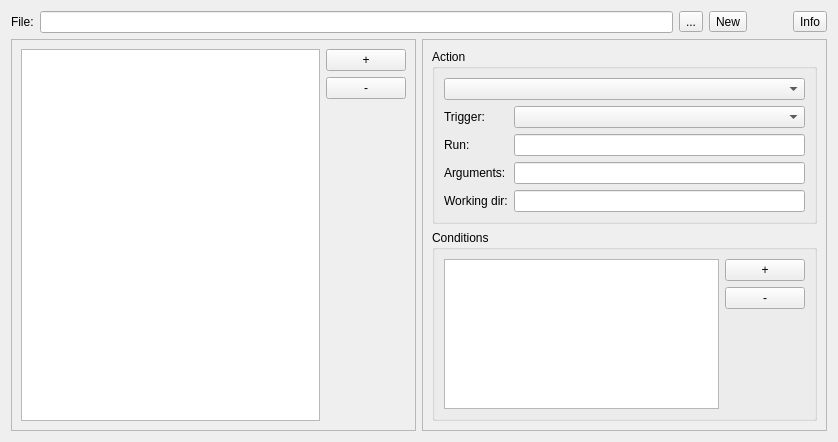
<?xml version="1.0" encoding="UTF-8"?>
<ui version="4.0">
 <class>DynActionEditorWidget</class>
 <widget class="QWidget" name="DynActionEditorWidget">
  <property name="geometry">
   <rect>
    <x>0</x>
    <y>0</y>
    <width>838</width>
    <height>442</height>
   </rect>
  </property>
  <property name="windowTitle">
   <string>Form</string>
  </property>
  <layout class="QGridLayout" name="gridLayout_4">
   <item row="0" column="0" colspan="2">
    <layout class="QHBoxLayout" name="horizontalLayout">
     <item>
      <widget class="QLabel" name="label">
       <property name="text">
        <string>File:</string>
       </property>
      </widget>
     </item>
     <item>
      <widget class="QLineEdit" name="leFilePath">
       <property name="readOnly">
        <bool>true</bool>
       </property>
      </widget>
     </item>
     <item>
      <widget class="QToolButton" name="btnSelectFile">
       <property name="text">
        <string>...</string>
       </property>
      </widget>
     </item>
     <item>
      <widget class="QToolButton" name="btnCreateFile">
       <property name="text">
        <string>New</string>
       </property>
      </widget>
     </item>
     <item>
      <spacer name="horizontalSpacer">
       <property name="orientation">
        <enum>Qt::Horizontal</enum>
       </property>
       <property name="sizeType">
        <enum>QSizePolicy::Fixed</enum>
       </property>
       <property name="sizeHint" stdset="0">
        <size>
         <width>40</width>
         <height>20</height>
        </size>
       </property>
      </spacer>
     </item>
     <item>
      <widget class="QToolButton" name="btnInfo">
       <property name="text">
        <string>Info</string>
       </property>
      </widget>
     </item>
    </layout>
   </item>
   <item row="1" column="0">
    <widget class="QFrame" name="frame">
     <property name="frameShape">
      <enum>QFrame::StyledPanel</enum>
     </property>
     <property name="frameShadow">
      <enum>QFrame::Raised</enum>
     </property>
     <layout class="QGridLayout" name="gridLayout">
      <item row="0" column="0" rowspan="3">
       <widget class="QListView" name="lvActions"/>
      </item>
      <item row="0" column="1">
       <widget class="QPushButton" name="btnCreateAction">
        <property name="text">
         <string>+</string>
        </property>
       </widget>
      </item>
      <item row="1" column="1">
       <widget class="QPushButton" name="btnRemoveAction">
        <property name="text">
         <string>-</string>
        </property>
       </widget>
      </item>
      <item row="2" column="1">
       <spacer name="verticalSpacer">
        <property name="orientation">
         <enum>Qt::Vertical</enum>
        </property>
        <property name="sizeHint" stdset="0">
         <size>
          <width>20</width>
          <height>269</height>
         </size>
        </property>
       </spacer>
      </item>
     </layout>
    </widget>
   </item>
   <item row="1" column="1">
    <widget class="QFrame" name="gbActionDetails">
     <property name="frameShape">
      <enum>QFrame::StyledPanel</enum>
     </property>
     <property name="frameShadow">
      <enum>QFrame::Raised</enum>
     </property>
     <layout class="QVBoxLayout" name="verticalLayout" stretch="1,2">
      <item>
       <widget class="QGroupBox" name="gbPayload">
        <property name="title">
         <string>Action</string>
        </property>
        <layout class="QGridLayout" name="gridLayout_3">
         <item row="0" column="0">
          <widget class="QComboBox" name="cbActType"/>
         </item>
         <item row="1" column="0">
          <layout class="QFormLayout" name="formLayout">
           <item row="1" column="0">
            <widget class="QLabel" name="labelAction">
             <property name="text">
              <string>Trigger:</string>
             </property>
            </widget>
           </item>
           <item row="1" column="1">
            <widget class="QComboBox" name="cbAction"/>
           </item>
           <item row="2" column="0">
            <widget class="QLabel" name="labelApp">
             <property name="text">
              <string>Run:</string>
             </property>
            </widget>
           </item>
           <item row="2" column="1">
            <widget class="QLineEdit" name="leApp"/>
           </item>
           <item row="3" column="0">
            <widget class="QLabel" name="labelAppArgs">
             <property name="text">
              <string>Arguments:</string>
             </property>
            </widget>
           </item>
           <item row="3" column="1">
            <widget class="QLineEdit" name="leAppArgs"/>
           </item>
           <item row="4" column="0">
            <widget class="QLabel" name="labelAppCwd">
             <property name="text">
              <string>Working dir:</string>
             </property>
            </widget>
           </item>
           <item row="4" column="1">
            <widget class="QLineEdit" name="leAppCwd"/>
           </item>
          </layout>
         </item>
        </layout>
       </widget>
      </item>
      <item>
       <widget class="QGroupBox" name="groupBox_3">
        <property name="title">
         <string>Conditions</string>
        </property>
        <layout class="QGridLayout" name="gridLayout_2">
         <item row="0" column="0" rowspan="3">
          <widget class="QListView" name="lvConditions"/>
         </item>
         <item row="0" column="1">
          <widget class="QPushButton" name="btnCreateCondition">
           <property name="text">
            <string>+</string>
           </property>
          </widget>
         </item>
         <item row="1" column="1">
          <widget class="QPushButton" name="btnRemoveCondition">
           <property name="text">
            <string>-</string>
           </property>
          </widget>
         </item>
         <item row="2" column="1">
          <spacer name="verticalSpacer_2">
           <property name="orientation">
            <enum>Qt::Vertical</enum>
           </property>
           <property name="sizeHint" stdset="0">
            <size>
             <width>20</width>
             <height>9</height>
            </size>
           </property>
          </spacer>
         </item>
        </layout>
       </widget>
      </item>
     </layout>
    </widget>
   </item>
  </layout>
 </widget>
 <resources/>
 <connections/>
</ui>
